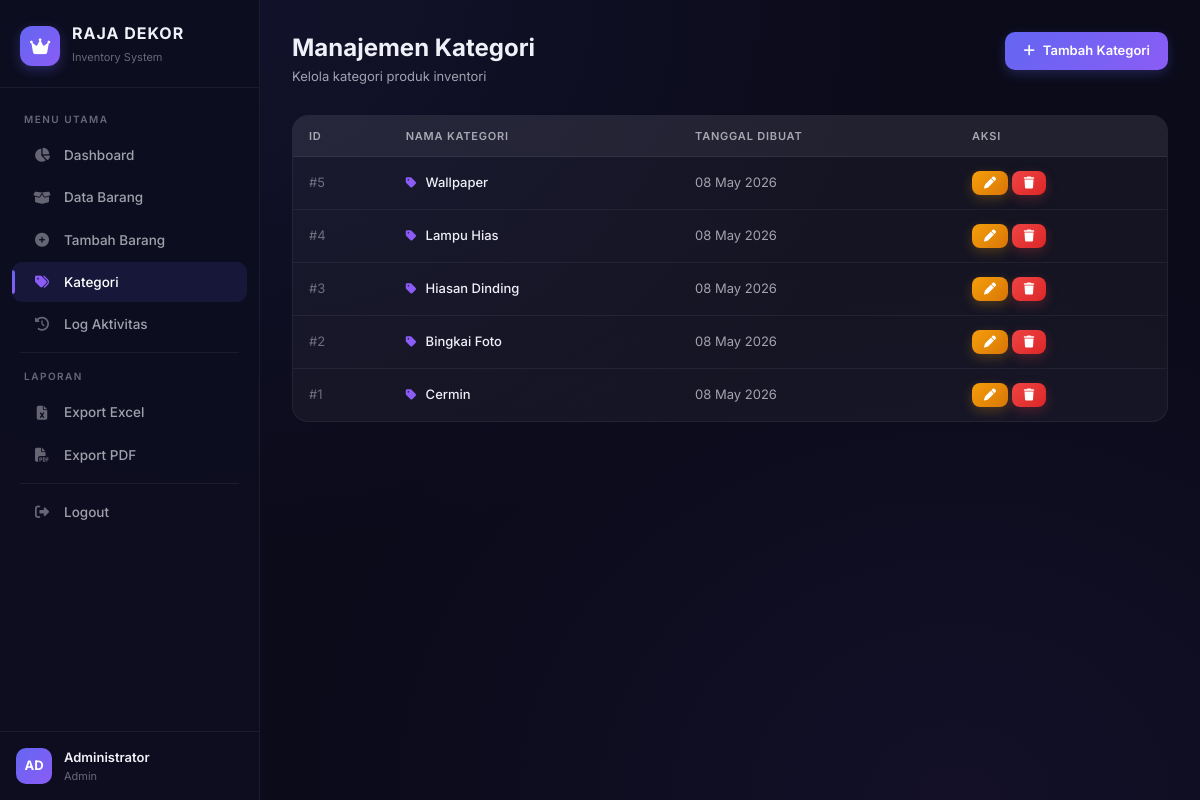
Screenshot of /api/kategori.php (signed in) with the database file from the repository.
### tables this page shows
CREATE TABLE IF NOT EXISTS kategori (
    id_kategori INT AUTO_INCREMENT PRIMARY KEY,
    nama_kategori VARCHAR(100) NOT NULL,
    createdAt TIMESTAMP DEFAULT CURRENT_TIMESTAMP
);

### api/kategori.php (the view, shortened to what this page needs)
<?php
include 'koneksi.php';
$query = "SELECT * FROM kategori ORDER BY id_kategori DESC";
$result = mysqli_query($koneksi, $query);
$active_page = 'kategori';
?>
<!DOCTYPE html>
<html lang="id">
<head>
    <link href="https://cdnjs.cloudflare.com/ajax/libs/font-awesome/6.4.0/css/all.min.css" rel="stylesheet">
    <link href="bootstrap/css/bootstrap.min.css" rel="stylesheet">
    <link href="assets/css/style.css" rel="stylesheet">
</head>
<body>
    <?php include 'includes/sidebar.php'; ?>
    <main class="main-wrapper">
        <div class="page-header">
            <div>
                <h1 class="page-title">Manajemen Kategori</h1>
                <p class="page-subtitle">Kelola kategori produk inventori</p>
            </div>
            <a href="tambah_kategori.php" class="btn-premium btn-primary-glow"><i class="fas fa-plus"></i> Tambah Kategori</a>
        </div>
        <div class="glass-card animate-in">
            <div class="card-body-premium" style="padding: 0;">
                <div class="table-responsive">
                    <table class="table-premium">
                        <thead>
                            <tr><th>ID</th><th>Nama Kategori</th><th>Tanggal Dibuat</th><th>Aksi</th></tr>
                        </thead>
                        <tbody>
                            <?php if(mysqli_num_rows($result) > 0): ?>
                                <?php while($row = mysqli_fetch_assoc($result)): ?>
                                    <tr>
                                        <td style="color: var(--text-muted);">#<?php echo $row['id_kategori']; ?></td>
                                        <td style="color: var(--text-primary); font-weight: 500;">
                                            <i class="fas fa-tag" style="color: var(--accent-violet); margin-right: 6px; font-size: 12px;"></i>
                                            <?php echo htmlspecialchars($row['nama_kategori']); ?>
                                        </td>
                                        <td><?php echo date('d M Y', strtotime($row['createdAt'])); ?></td>
                                        <td>
                                            <a href="edit_kategori.php?id=<?php echo $row['id_kategori']; ?>" class="btn-premium btn-warning-glow btn-sm"><i class="fas fa-pen"></i></a>
                                            <a href="hapus_kategori.php?id=<?php echo $row['id_kategori']; ?>" class="btn-premium btn-danger-glow btn-sm" onclick="return confirm('Yakin hapus kategori ini?')"><i class="fas fa-trash"></i></a>
                                        </td>
                                    </tr>
                                <?php endwhile; ?>
                            <?php else: ?>
                                <tr><td colspan="4" style="text-align:center; padding: 40px; color: var(--text-muted);"><i class="fas fa-folder-open" style="font-size:24px; display:block; margin-bottom:8px;"></i>Belum ada kategori</td></tr>
                            <?php endif; ?>
                        </tbody>
                    </table>
                </div>
            </div>
        </div>
    </main>
</body>
</html>

### includes/sidebar.php (shortened to what this page needs)
<aside class="sidebar" id="sidebar">
    <div class="sidebar-header">
        <div class="sidebar-logo">
            <div class="logo-icon"><i class="fas fa-crown"></i></div>
            <div class="logo-text">
                <h4>RAJA DEKOR</h4>
                <span>Inventory System</span>
            </div>
        </div>
    </div>
    <nav class="sidebar-nav">
        <div class="nav-section">
            <span class="nav-section-title">Menu Utama</span>
            <a href="api/dashboard.php" class="nav-link <?php echo ($active_page == 'dashboard') ? 'active' : ''; ?>">
                <i class="fas fa-chart-pie"></i><span>Dashboard</span>
            </a>
            <a href="api/index.php" class="nav-link <?php echo ($active_page == 'data_barang') ? 'active' : ''; ?>">
                <i class="fas fa-box-open"></i><span>Data Barang</span>
            </a>
            <a href="api/tambah.php" class="nav-link <?php echo ($active_page == 'tambah_barang') ? 'active' : ''; ?>">
                <i class="fas fa-plus-circle"></i><span>Tambah Barang</span>
            </a>
            <a href="api/kategori.php" class="nav-link <?php echo ($active_page == 'kategori') ? 'active' : ''; ?>">
                <i class="fas fa-tags"></i><span>Kategori</span>
            </a>
            <a href="api/log_aktivitas.php" class="nav-link <?php echo ($active_page == 'log') ? 'active' : ''; ?>">
                <i class="fas fa-history"></i><span>Log Aktivitas</span>
            </a>
        </div>
        <div class="nav-divider"></div>
        <div class="nav-section">
            <span class="nav-section-title">Laporan</span>
            <a href="api/export_excel.php" class="nav-link">
                <i class="fas fa-file-excel"></i><span>Export Excel</span>
            </a>
            <a href="api/cetak_pdf.php" class="nav-link" target="_blank">
                <i class="fas fa-file-pdf"></i><span>Export PDF</span>
            </a>
        </div>
        <div class="nav-divider"></div>
        <div class="nav-section">
            <a href="api/logout.php" class="nav-link" onclick="return confirm('Yakin ingin logout?')">
                <i class="fas fa-sign-out-alt"></i><span>Logout</span>
            </a>
        </div>
    </nav>
    <div class="sidebar-footer">
        <div class="user-avatar">
            <?php echo strtoupper(substr($_SESSION['username'] ?? 'U', 0, 2)); ?>
        </div>
        <div class="user-info">
            <span class="user-name"><?php echo $_SESSION['nama_lengkap'] ?? 'User'; ?></span>
            <span class="user-role"><?php echo ucfirst($_SESSION['level'] ?? 'staff'); ?></span>
        </div>
    </div>
</aside>

### rows the page displays
kategori: id_kategori "5", nama_kategori "Wallpaper", createdAt "08 May 2026"
kategori: id_kategori "4", nama_kategori "Lampu Hias", createdAt "08 May 2026"
kategori: id_kategori "3", nama_kategori "Hiasan Dinding", createdAt "08 May 2026"
kategori: id_kategori "2", nama_kategori "Bingkai Foto", createdAt "08 May 2026"
kategori: id_kategori "1", nama_kategori "Cermin", createdAt "08 May 2026"

### other values shown
substr($_SESSION['username'] ?? 'U', 0, 2) "AD"
$_SESSION['nama_lengkap'] "Administrator"
$_SESSION['level'] "Admin"
